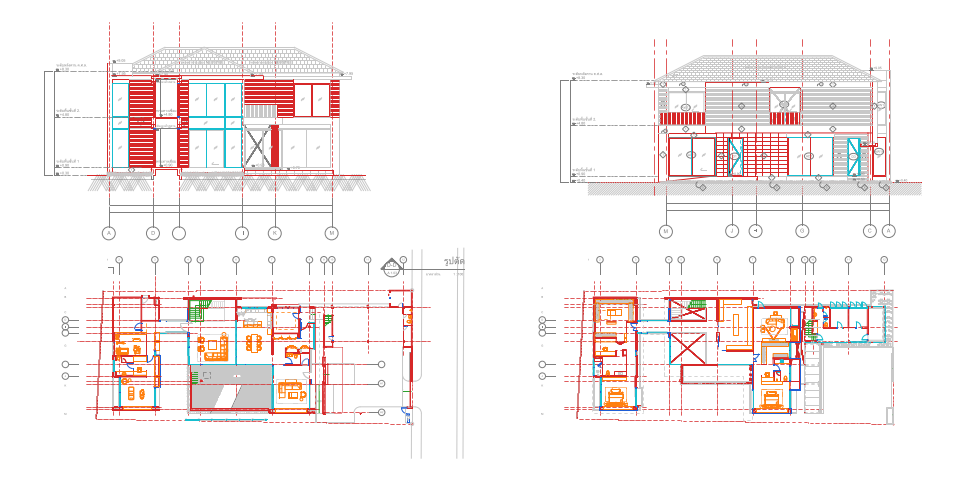
#> input picture cad_test/0_whole_drawing_by_category.png, 965 x 480 px, given in place of test xxx.jpg, which was not available
$ python create_floor6_dxf.py
#> lines starting #> are read from the running program, lines starting #| are printed output that depends on the picture
from pathlib import Path
from PIL import Image, ImageDraw
import math

OUT = Path(__file__).resolve().parent
SRC = Path(r"C:\Users\DWP\Desktop\test xxx.jpg")

# Trace coordinates use the 2048 x 814 review image. The plan's lift-core axes are
# horizontal/vertical. Origin is placed at the centre of the three clean-lift shafts.
ORIGIN = (1128.0, 373.0)
M_PER_PX = 1.20 / 29.0  # calibrated from a 1.20 m lift-door opening in the core

def P(text):
    return [tuple(map(float, q.split(','))) for q in text.split()]

walls = []
core = []

def add(dst, text):
    for line in text.strip().splitlines():
        line = line.strip()
        if line:
            dst.append(P(line))

# Left patient-room wing - partition centre lines only.
add(walls, '''
250,42 232,88 215,133 202,170
265,55 242,113 226,150
309,72 289,122 270,172
362,91 344,143 322,197
416,111 399,159 377,215
469,130 450,179 429,232
521,150 503,198 482,250
574,169 556,218 534,268
628,189 610,237 588,286
681,208 663,256 641,305
734,228 716,276 694,325
786,246 768,295 747,344
836,266 819,314 798,363
887,284 870,333 849,382
240,182 260,191 280,198 300,205
318,210 338,218 358,225 378,232
397,239 417,246 437,253 457,260
477,267 497,274 517,281 537,288
557,295 577,302 597,309 617,316
637,323 657,330 677,337 697,344
717,351 737,358 757,365 777,372
204,278 242,292 280,306 318,320
339,327 379,342 419,357 459,372
479,379 519,394 559,409 599,424
620,432 660,447 700,462 740,477
178,323 216,337 254,351 292,365
312,372 352,387 392,402 432,417
452,424 492,439 532,454 572,469
592,476 632,491 672,506 712,521
305,110 291,148
329,160 315,198
410,142 395,182
434,192 420,231
516,175 501,215
540,225 526,264
622,208 607,248
646,258 632,297
728,241 713,281
752,291 738,330
834,274 819,314
858,324 844,364
282,314 266,356
366,345 350,389
450,376 434,420
534,408 518,451
618,439 602,482
702,470 686,513
''')

# Service/support rooms adjoining the lift lobby.
add(walls, '''
842,84 936,84 936,172
858,84 858,121 909,121
858,121 825,185
825,185 904,214
939,82 939,313
936,171 880,171 880,275
880,226 837,226
837,226 837,318
880,275 923,275
923,275 923,323
786,223 786,335
786,257 832,257
786,294 832,294
''')

# Right patient-room wing above corridor.
add(walls, '''
1305,333 1305,539
1370,333 1370,539
1436,333 1436,539
1503,333 1503,539
1570,333 1570,539
1637,333 1637,539
1705,333 1705,539
1772,333 1772,539
1839,333 1839,539
1907,333 1907,539
1977,333 1977,539
1369,459 1436,459
1436,459 1436,516
1502,459 1570,459
1570,459 1570,516
1636,459 1705,459
1705,459 1705,516
1771,459 1839,459
1839,459 1839,516
1906,444 1977,444
1906,444 1906,516
1839,421 1907,421
1839,421 1839,462
''')

# Right patient-room wing below corridor.
add(walls, '''
882,604 882,809
948,604 948,809
1015,604 1015,809
1082,604 1082,809
1149,604 1149,809
1217,604 1217,809
1284,604 1284,809
1351,604 1351,809
1419,604 1419,809
1486,604 1486,809
1554,604 1554,809
1622,604 1622,809
1689,604 1689,809
1757,604 1757,809
1825,604 1825,809
1893,604 1893,809
1961,604 1961,809
882,681 948,681
1015,681 1082,681
1149,681 1217,681
1284,681 1351,681
1419,681 1486,681
1554,681 1622,681
1689,681 1757,681
1825,681 1893,681
948,707 1015,707
1082,707 1149,707
1217,707 1284,707
1351,707 1419,707
1486,707 1554,707
1622,707 1689,707
1757,707 1825,707
1893,707 1961,707
''')

# Internal bathroom partitions in left wing (paired room modules).
add(walls, '''
236,197 273,211 263,239 226,225
273,211 309,224 299,252 263,239
395,255 432,269 422,297 385,283
432,269 469,283 459,311 422,297
554,313 591,327 581,355 544,341
591,327 628,341 618,369 581,355
713,371 750,385 740,413 703,399
750,385 787,399 777,427 740,413
264,338 301,352 291,380 254,366
301,352 338,366 328,394 291,380
423,396 460,410 450,438 413,424
460,410 497,424 487,452 450,438
582,454 619,468 609,496 572,482
619,468 656,482 646,510 609,496
''')

# Bathroom/service partitions in the right wings.
add(walls, '''
1424,454 1424,516
1450,454 1450,493
1450,493 1482,493
1557,454 1557,516
1583,454 1583,493
1583,493 1615,493
1692,454 1692,516
1718,454 1718,493
1718,493 1750,493
1827,454 1827,516
1853,454 1853,493
1853,493 1885,493
935,604 935,673
961,604 961,648
961,648 993,648
1069,604 1069,673
1095,604 1095,648
1095,648 1127,648
1204,604 1204,673
1230,604 1230,648
1230,648 1262,648
1338,604 1338,673
1364,604 1364,648
1364,648 1396,648
1473,604 1473,673
1499,604 1499,648
1499,648 1531,648
1609,604 1609,673
1635,604 1635,648
1635,648 1667,648
1744,604 1744,673
1770,604 1770,648
1770,648 1802,648
1879,604 1879,673
1905,604 1905,648
1905,648 1937,648
''')

# Lift/stair core reference - separate layer. This is not part of INTERIOR_WALL.
add(core, '''
958,85 1302,85 1302,337
958,85 958,300
958,300 1002,300
1002,300 1002,397
1002,397 1233,397
1233,397 1233,337
1233,337 1302,337
1003,92 1068,92 1068,301 1003,301 1003,92
1092,92 1160,92 1160,297 1092,297 1092,92
1172,93 1232,93 1232,297 1172,297 1172,93
1010,311 1068,311 1068,369 1010,369 1010,311
1092,311 1147,311 1147,369 1092,369 1092,311
1160,311 1218,311 1218,369 1160,369 1160,311
''')

def to_world(p):
    return ((p[0]-ORIGIN[0])*M_PER_PX, (ORIGIN[1]-p[1])*M_PER_PX)

def dxf_pair(code, value):
    return f"{code}\n{value}\n"

def layer_record(name, color):
    return (dxf_pair(0,'LAYER') + dxf_pair(2,name) + dxf_pair(70,0) +
            dxf_pair(62,color) + dxf_pair(6,'CONTINUOUS'))

def line_entity(layer, a, b):
    a=to_world(a); b=to_world(b)
    return (dxf_pair(0,'LINE')+dxf_pair(8,layer)+dxf_pair(10,f'{a[0]:.6f}')+
            dxf_pair(20,f'{a[1]:.6f}')+dxf_pair(30,'0.0')+
            dxf_pair(11,f'{b[0]:.6f}')+dxf_pair(21,f'{b[1]:.6f}')+dxf_pair(31,'0.0'))

def write_dxf(path):
    s=dxf_pair(0,'SECTION')+dxf_pair(2,'HEADER')
    s+=dxf_pair(9,'$ACADVER')+dxf_pair(1,'AC1009')
    s+=dxf_pair(9,'$INSUNITS')+dxf_pair(70,6)  # metres
    s+=dxf_pair(0,'ENDSEC')
    s+=dxf_pair(0,'SECTION')+dxf_pair(2,'TABLES')
    s+=dxf_pair(0,'TABLE')+dxf_pair(2,'LAYER')+dxf_pair(70,4)
    s+=layer_record('INTERIOR_WALL',7)
    s+=layer_record('LIFT_CORE_REFERENCE',1)
    s+=layer_record('AXIS_REFERENCE',3)
    s+=layer_record('NOTES',8)
    s+=dxf_pair(0,'ENDTAB')+dxf_pair(0,'ENDSEC')
    s+=dxf_pair(0,'SECTION')+dxf_pair(2,'ENTITIES')
    for poly in walls:
        for a,b in zip(poly,poly[1:]): s+=line_entity('INTERIOR_WALL',a,b)
    for poly in core:
        for a,b in zip(poly,poly[1:]): s+=line_entity('LIFT_CORE_REFERENCE',a,b)
    # 5 m axes through the lift-core origin.
    s+=line_entity('AXIS_REFERENCE',(ORIGIN[0]-120,ORIGIN[1]),(ORIGIN[0]+120,ORIGIN[1]))
    s+=line_entity('AXIS_REFERENCE',(ORIGIN[0],ORIGIN[1]-120),(ORIGIN[0],ORIGIN[1]+120))
    s+=dxf_pair(0,'ENDSEC')+dxf_pair(0,'EOF')
    path.write_text(s,encoding='ascii')

def validate(path):
    text=path.read_text(encoding='ascii')
    assert text.endswith('0\nEOF\n')
    assert text.count('\nLINE\n') == sum(len(p)-1 for p in walls+core)+2
    # Confirm the DXF scale encodes the stated lift-door reference.
    assert abs(29*M_PER_PX-1.20)<1e-9
    for poly in walls+core:
        for a,b in zip(poly,poly[1:]):
            assert math.dist(a,b)>1.0

def overlay(path):
    im=Image.open(SRC).convert('RGB').resize((2048,814))
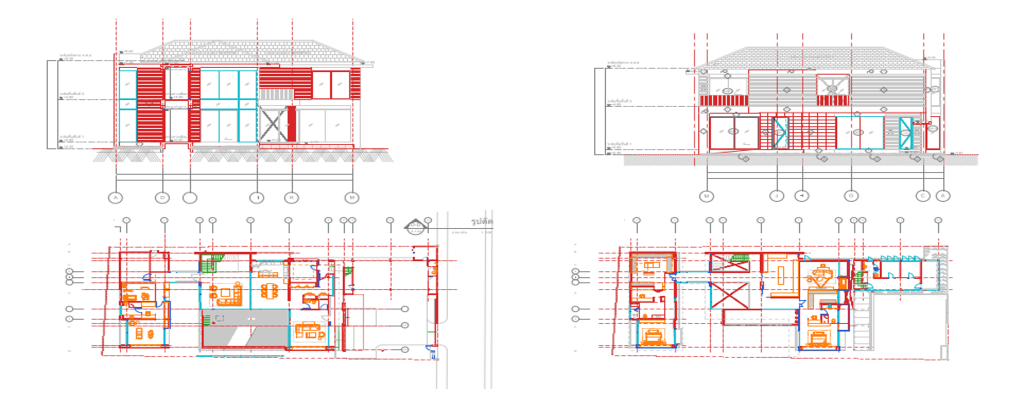
#> im: PIL image 2048x814 RGB (shown at 1/2 size); mean R, G, B 245.9, 239.1, 238.4
    dr=ImageDraw.Draw(im,'RGBA')
    for poly in walls: dr.line(poly,fill=(255,25,25,220),width=3)
    for poly in core: dr.line(poly,fill=(0,125,255,230),width=3)
    dr.ellipse((ORIGIN[0]-7,ORIGIN[1]-7,ORIGIN[0]+7,ORIGIN[1]+7),fill=(0,220,80,255))
    dr.line((ORIGIN[0]-50,ORIGIN[1],ORIGIN[0]+50,ORIGIN[1]),fill=(0,220,80,255),width=2)
    dr.line((ORIGIN[0],ORIGIN[1]-50,ORIGIN[0],ORIGIN[1]+50),fill=(0,220,80,255),width=2)
    im.save(path)
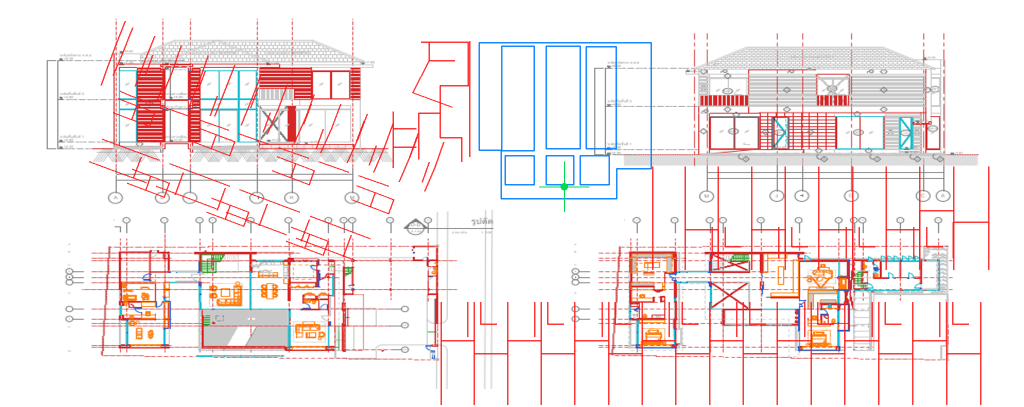
#> saved as Srisawan_Floor6_Trace_Check.png: PIL image 2048x814 RGB (shown at 1/2 size); mean R, G, B 244.6, 233.5, 233.5

OUT.mkdir(parents=True,exist_ok=True)
dxf=OUT/'Srisawan_Floor6_Interior_Walls.dxf'
write_dxf(dxf); validate(dxf); overlay(OUT/'Srisawan_Floor6_Trace_Check.png')
(OUT/'README_TH.txt').write_text('''Srisawan Hospital - Floor 6 interior wall trace\n\nไฟล์: Srisawan_Floor6_Interior_Walls.dxf\nรูปแบบ: AutoCAD R12 ASCII DXF\nหน่วย: เมตร\nจุดกำเนิด: แกนกลางกลุ่ม Clean Lift Core\nสเกล: อ้างอิงช่องประตูลิฟต์ 1.20 ม.\n\nLayers\n- INTERIOR_WALL: เส้นกึ่งกลางผนังกั้นห้อง\n- LIFT_CORE_REFERENCE: แนว Lift/Core สำหรับตรวจตำแหน่ง\n- AXIS_REFERENCE: แกน X/Y ที่จุดกำเนิด\n\nไม่ได้รวม Furniture, Landscape, ประตู, สุขภัณฑ์, งานระบบ และ Facade\nเส้นถอดจากภาพ JPG จึงใช้เป็น mass-model reference; ความแม่นยำระดับก่อสร้างต้องใช้ DWG ต้นฉบับ\n''',encoding='utf-8')
print(dxf)
print('Wall polylines',len(walls),'Core polylines',len(core),'LINE entities',sum(len(p)-1 for p in walls+core)+2)

$ run again, on cad_test/1_cad_ground_floor_what_a_program_sees.png
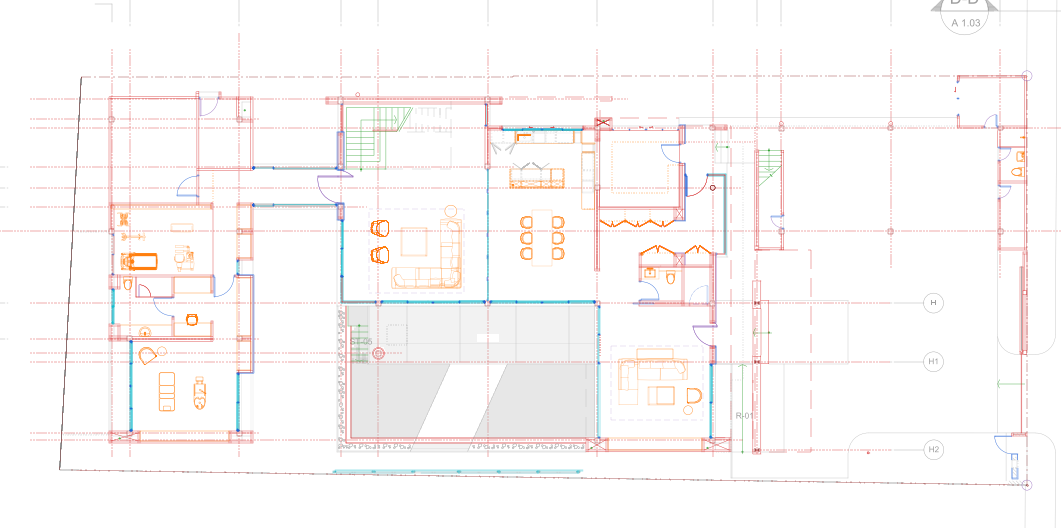
#> input picture cad_test/1_cad_ground_floor_what_a_program_sees.png, 1061 x 528 px, given in place of test xxx.jpg, which was not available
#> in overlay, `im=Image.open(SRC).convert('RGB').resize((2048,814))`:
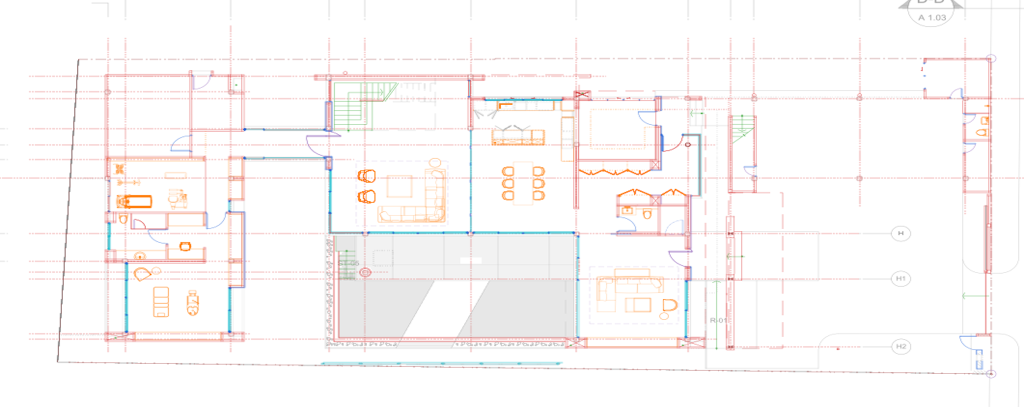
#> im: PIL image 2048x814 RGB (shown at 1/2 size); mean R, G, B 251, 248.1, 247.6
#> in overlay, `im.save(path)`:
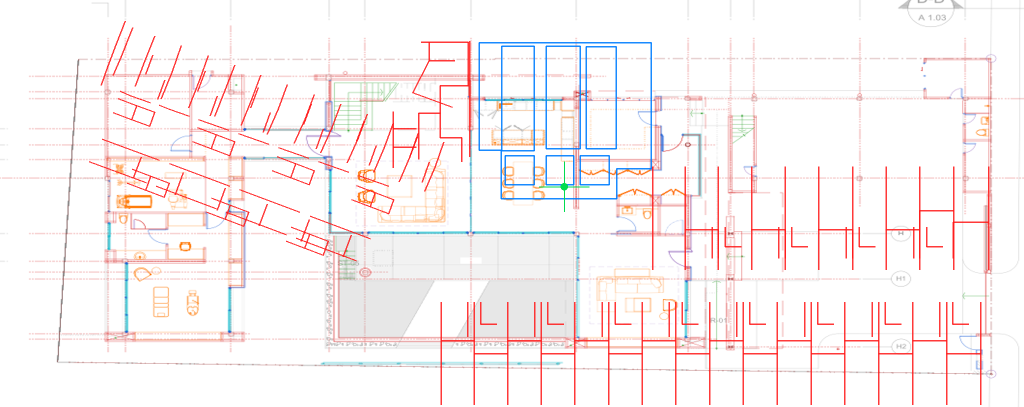
#> saved as Srisawan_Floor6_Trace_Check.png: PIL image 2048x814 RGB (shown at 1/2 size); mean R, G, B 249.5, 242.4, 242.6
